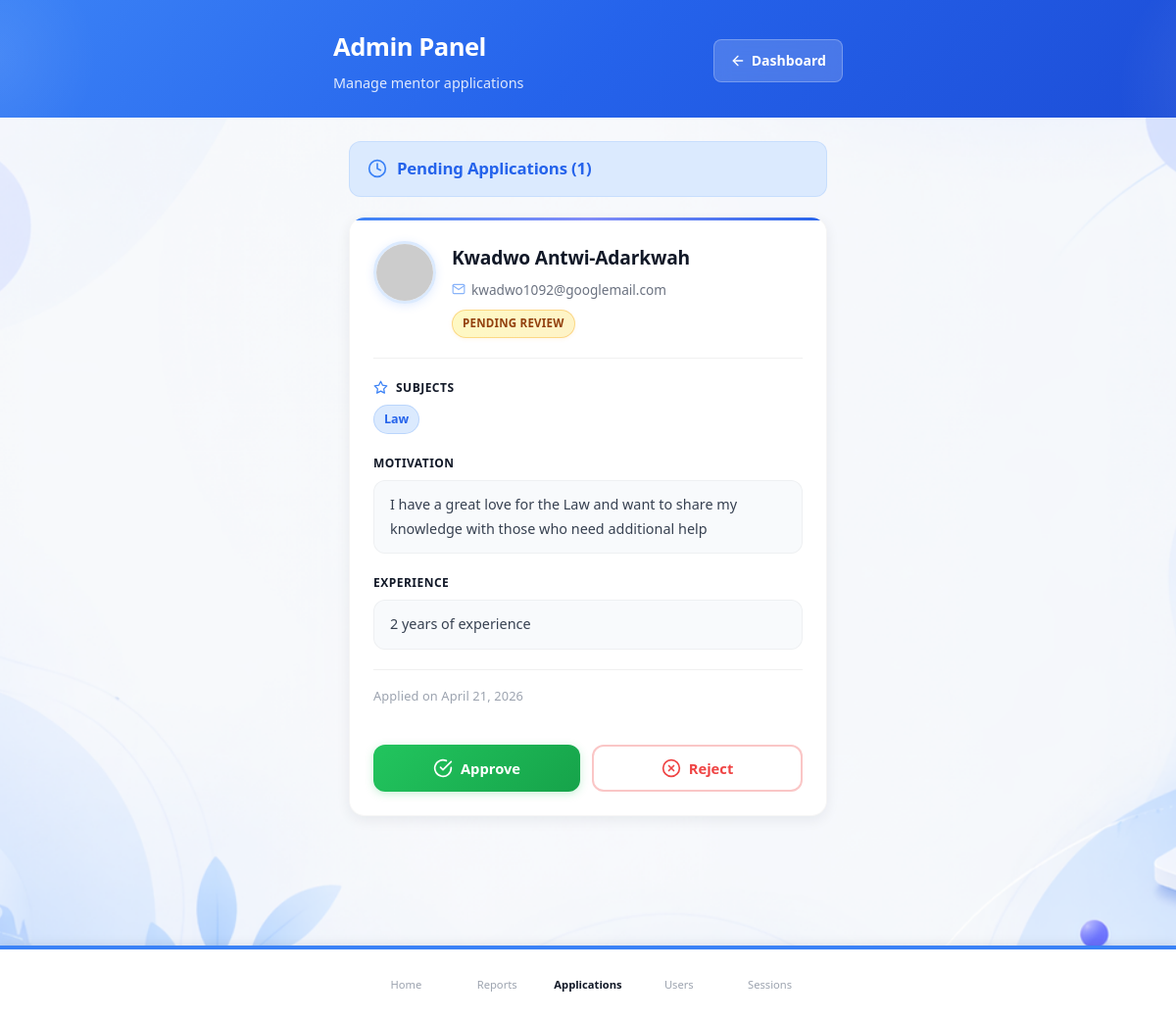
Page /users/admin/manage_applications.php (signed in) on the earlier database version.
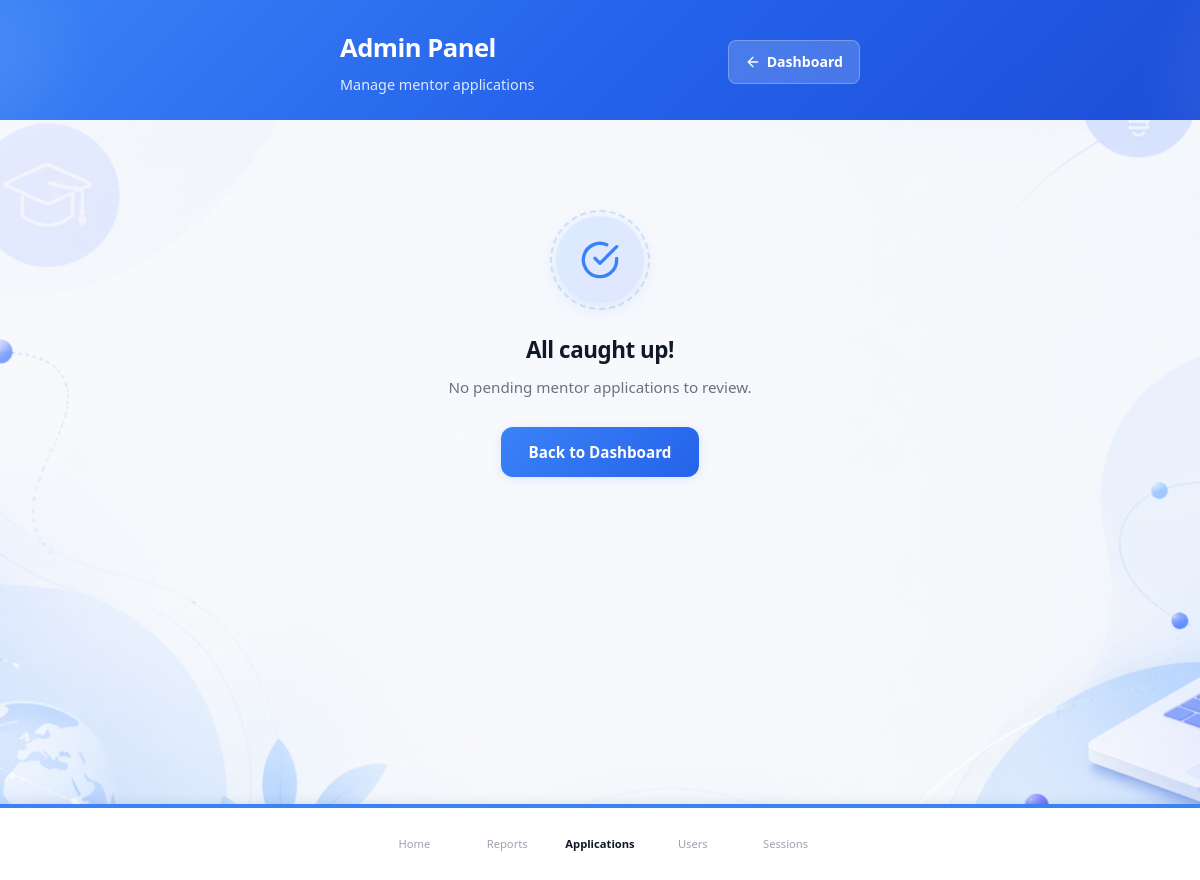
Same page on the later database version.
### tables this page shows
CREATE TABLE `mentor_applications` (
  `id` int(11) NOT NULL,
  `user_id` int(11) NOT NULL,
  `motivation` text NOT NULL,
  `linkedin` varchar(255) DEFAULT NULL,
  `github` varchar(255) DEFAULT NULL,
  `experience_years` int(11) DEFAULT NULL,
  `status` enum('pending','approved','rejected') DEFAULT 'pending',
  `admin_notes` text DEFAULT NULL,
  `submitted_at` timestamp NOT NULL DEFAULT current_timestamp(),
  `reviewed_at` timestamp NULL DEFAULT NULL
);

CREATE TABLE `users` (
  `id` int(11) NOT NULL,
  `first_name` varchar(100) NOT NULL,
  `last_name` varchar(100) NOT NULL,
  `phone` varchar(20) DEFAULT NULL,
  `email` varchar(150) NOT NULL,
  `password` varchar(255) NOT NULL,
  `role` enum('student','mentor','admin') NOT NULL,
  `created_at` timestamp NOT NULL DEFAULT current_timestamp(),
  `profile_picture` varchar(255) DEFAULT NULL,
  `oauth_provider` varchar(20) DEFAULT NULL,
  `oauth_id` varchar(255) DEFAULT NULL
);

### users/admin/manage_applications.php (the view, shortened to what the changed rows need)
<?php
require_once '../../includes/db.php';
$pending_applications = [];
try {
    $sql = "
        SELECT
            ma.id,
            ma.user_id,
            ma.motivation,
            ma.experience_years,
            ma.status,
            ma.submitted_at,
            u.first_name,
            u.last_name,
            u.email,
            u.profile_picture
        FROM mentor_applications ma
        JOIN users u ON ma.user_id = u.id
        WHERE ma.status = 'pending'
        ORDER BY ma.submitted_at ASC
    ";
    $stmt = $pdo->query($sql);
    $pending_applications = $stmt->fetchAll(PDO::FETCH_ASSOC);
} catch (PDOException $e) {
    $error = "Failed to load applications.";
}
$pending_count = count($pending_applications);
?>
<!DOCTYPE html>
<html lang="en">
<head>
    <link rel="stylesheet" href="../../assets/css/styles.css">
    <link rel="stylesheet" href="../../assets/css/admin_dashboard.css">
</head>
<body>
    <div class="admin-container">
        <header class="admin-header">
            <div class="admin-header-inner">
                <div>
                    <h1>Admin Panel</h1>
                </div>
            </div>
        </header>
        <main class="admin-content">
            <?php if ($pending_count > 0): ?>
                <div class="section-header">
                    <svg width="20" height="20" viewBox="0 0 24 24" fill="none" stroke="currentColor" stroke-width="2" stroke-linecap="round" stroke-linejoin="round">
                        <circle cx="12" cy="12" r="10"/><polyline points="12 6 12 12 16 14"/>
                    </svg>
                    <h2>Pending Applications (<?php echo $pending_count; ?>)</h2>
                </div>
                <div class="applications-list">
                    <?php foreach ($pending_applications as $app): ?>
                        <article class="application-card">
                            <div class="application-card-content">
                                <div class="applicant-header">
                                    <div class="applicant-info">
                                        <?php
                                        $avatar_url = '';
                                        if (!empty($app['profile_picture'])) {
                                            $avatar_url = '../../' . htmlspecialchars($app['profile_picture']);
                                        }
                                        $full_name = htmlspecialchars($app['first_name'] . ' ' . $app['last_name']);
                                        $fallback_avatar = 'https://ui-avatars.com/api/?name=' . urlencode($full_name) . '&background=06b6d4&color=fff&size=128';
                                        ?>
                                        <?php if ($avatar_url): ?>
                                            <img src="<?php echo $avatar_url; ?>" alt="<?php echo $full_name; ?>" class="applicant-avatar" onerror="this.onerror=null;this.src='<?php echo $fallback_avatar; ?>';">
                                        <?php endif; ?>
                                        <div class="applicant-details">
                                            <h3><?php echo $full_name; ?></h3>
                                            <div class="applicant-email">
                                                <svg viewBox="0 0 24 24" fill="none" stroke="currentColor" stroke-width="2" stroke-linecap="round" stroke-linejoin="round">
                                                    <path d="M4 4h16c1.1 0 2 .9 2 2v12c0 1.1-.9 2-2 2H4c-1.1 0-2-.9-2-2V6c0-1.1.9-2 2-2z"/><polyline points="22,6 12,13 2,6"/>
                                                </svg>
                                                <span><?php echo htmlspecialchars($app['email']); ?></span>
                                            </div>
                                            <span class="badge badge-pending">Pending Review</span>
                                        </div>
                                    </div>
                                </div>
                                <?php if (!empty($app['subjects'])): ?>
                                <div class="info-section">
                                    <h4>
                                        <svg viewBox="0 0 24 24" fill="none" stroke="currentColor" stroke-width="2" stroke-linecap="round" stroke-linejoin="round">
                                            <polygon points="12 2 15.09 8.26 22 9.27 17 14.14 18.18 21.02 12 17.77 5.82 21.02 7 14.14 2 9.27 8.91 8.26 12 2"/>
                                        </svg>
                                        Subjects
                                    </h4>
                                    <div class="subjects-list">
                                        <?php foreach ($app['subjects'] as $subject): ?>
                                            <span class="badge badge-subject"><?php echo htmlspecialchars($subject); ?></span>
                                        <?php endforeach; ?>
                                    </div>
                                </div>
                                <?php endif; ?>
                                <div class="info-section">
                                    <h4>Motivation</h4>
                                    <p><?php echo nl2br(htmlspecialchars($app['motivation'])); ?></p>
                                </div>
                                <?php if (!empty($app['experience_years'])): ?>
                                <div class="info-section">
                                    <h4>Experience</h4>
                                    <p><?php echo htmlspecialchars($app['experience_years']); ?> year<?php echo $app['experience_years'] != 1 ? 's' : ''; ?> of experience</p>
                                </div>
                                <?php endif; ?>
                                <div class="application-date">
                                    Applied on <?php echo date('F j, Y', strtotime($app['submitted_at'])); ?>
                                </div>
                                <div id="actions-<?php echo $app['id']; ?>">
                                    <div class="action-buttons">
                                        <form method="POST" style="flex: 1; display: contents;">
                                            <button type="submit" class="btn-approve">
                                                <svg width="20" height="20" viewBox="0 0 24 24" fill="none" stroke="currentColor" stroke-width="2" stroke-linecap="round" stroke-linejoin="round">
                                                    <path d="M22 11.08V12a10 10 0 1 1-5.93-9.14"/><polyline points="22 4 12 14.01 9 11.01"/>
                                                </svg>
                                                Approve
                                            </button>
                                        </form>
                                        <button type="button" class="btn-reject" onclick="showRejectForm(<?php echo $app['id']; ?>)">
                                            <svg width="20" height="20" viewBox="0 0 24 24" fill="none" stroke="currentColor" stroke-width="2" stroke-linecap="round" stroke-linejoin="round">
                                                <circle cx="12" cy="12" r="10"/><line x1="15" y1="9" x2="9" y2="15"/><line x1="9" y1="9" x2="15" y2="15"/>
                                            </svg>
                                            Reject
                                        </button>
                                    </div>
                                </div>
                            </div>
                        </article>
                    <?php endforeach; ?>
                </div>
            <?php else: ?>
                <div class="empty-state">
                    <div class="empty-state-icon">
                        <svg viewBox="0 0 24 24" fill="none" stroke="currentColor" stroke-width="2" stroke-linecap="round" stroke-linejoin="round">
                            <path d="M22 11.08V12a10 10 0 1 1-5.93-9.14"/><polyline points="22 4 12 14.01 9 11.01"/>
                        </svg>
                    </div>
                    <h2>All caught up!</h2>
                    <p>No pending mentor applications to review.</p>
                    <a href="../../pages/dashboard.php" class="btn-dashboard">Back to Dashboard</a>
                </div>
            <?php endif; ?>
        </main>
    </div>
    <?php $currentPage = 'admin_dashboard'; include '../../includes/nav.php'; ?>
</body>
</html>

### includes/nav.php (shortened to what the changed rows need)
<?php
$navBasePath = '';
if (strpos($_SERVER['PHP_SELF'], '/users/') !== false) {
    $navBasePath = '../../';
} elseif (strpos($_SERVER['PHP_SELF'], '/pages/') !== false) {
    $navBasePath = '../';
}
$currentPage = basename($_SERVER['PHP_SELF'], '.php');
$userRole = $_SESSION['role'] ?? 'student';
if ($userRole === 'mentor') {
    $navItems = [
        ['name' => 'dashboard', 'label' => 'Home', 'path' => $navBasePath . 'pages/dashboard.php', 'icon' => 'home'],
        ['name' => 'calendar', 'label' => 'Calendar', 'path' => $navBasePath . 'pages/calendar.php', 'icon' => 'calendar'],
        ['name' => 'requests', 'label' => 'Requests', 'path' => $navBasePath . 'pages/requests.php', 'icon' => 'requests'],
        ['name' => 'chat', 'label' => 'Chats', 'path' => $navBasePath . 'pages/chat.php', 'icon' => 'chat'],
        ['name' => 'profile', 'label' => 'Settings', 'path' => $navBasePath . 'pages/profile.php', 'icon' => 'settings'],
    ];
} elseif ($userRole === 'admin') {
    $navItems = [
        ['name' => 'dashboard', 'label' => 'Home', 'path' => $navBasePath . 'pages/dashboard.php', 'icon' => 'home'],
        ['name' => 'platform_report', 'label' => 'Reports', 'path' => $navBasePath . 'pages/platform_report.php', 'icon' => 'reports'],
        ['name' => 'manage_applications', 'label' => 'Applications', 'path' => $navBasePath . 'users/admin/manage_applications.php', 'icon' => 'requests'],
        ['name' => 'manage_users', 'label' => 'Users', 'path' => $navBasePath . 'pages/manage_users.php', 'icon' => 'users'],
        ['name' => 'session_monitor', 'label' => 'Sessions', 'path' => $navBasePath . 'pages/session_monitor.php', 'icon' => 'calendar'],
    ];
}
?>
<nav class="bottom-nav">
    <div class="bottom-nav-inner">
        <?php foreach ($navItems as $item):
            $isActive = ($currentPage === $item['name']);
        ?>
        <a href="<?php echo $item['path']; ?>" class="nav-item <?php echo $isActive ? 'active' : ''; ?>">
            <span class="nav-label"><?php echo $item['label']; ?></span>
        </a>
        <?php endforeach; ?>
    </div>
</nav>

Differences in the rows shown:
removed mentor_applications: user.last_name "Kwadwo Antwi-Adarkwah", user.email "kwadwo1092@googlemail.com", subject "Law", motivation "I have a great love for the Law and want to share my knowledge with those who need additional help", experience_years "2", submitted_at "April 21, 2026"
Other differences:
$pending_count: "1" → (not shown)
text no longer shown: "Pending Applications ( )"
text now shown: "All caught up! No pending mentor applications to review. Back to Dashboard"
